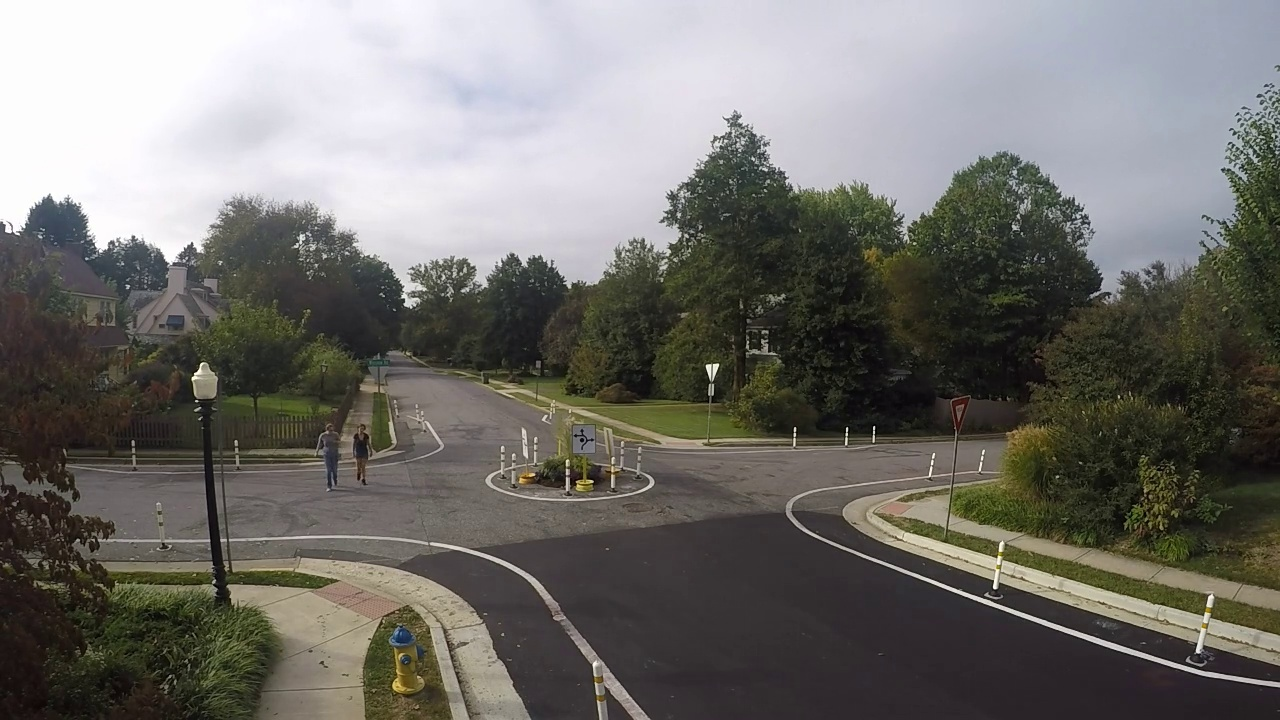
#> input picture data/345/234_1128.jpg, 1280 x 720 px; its folder holds 3 pictures in this run
$ python run.py   (Python 2 division)
#> lines starting #> are read from the running program, lines starting #| are printed output that depends on the picture; after the words box and inside, x2 and y2 are one past the last pixel; in counts of white or black regions, pixels touching at a corner belong together
### labelClass.py

import cv2

class Label:


	def __init__(self, img, pos, str):
		## x,y
		self.img = img
		self.str = str

		self.scale = 1
		self.thickness = 2
		self.color = (0,0,255)
		self.margin = 5
		self.font = cv2.FONT_HERSHEY_SIMPLEX

		### [[w,h],baseline]
		self.size = self.get_size()
		self.pos = [pos[0], pos[1] + self.size[0][1] + self.margin]

	def draw(self):
		cv2.putText(self.img,self.str,(self.pos[0],self.pos[1]), self.font, self.scale ,self.color,self.thickness)


	def change_str(self,str):
		self.str = str
		draw()

	def get_size(self):

		return cv2.getTextSize(self.str, self.font, self.scale, self.thickness);

	# [5 lines left out: function get_range, not called in this run]

### run.py
import os
import sys
import cv2
import numpy as np
from matplotlib import pyplot as plt

from labelClass import Label

def ssd():
	result_list = []
	return result_list

def open_data(file_name):

#> called with file_name = '345'
	image_List = []
	path = 'data/' + file_name

	if os.path.isdir(path):
		files= os.listdir(path)

		for f in files:
			## file_name,file_data
			image_List.append([f, cv2.imread(path + '/' + f)])

	elif os.path.isfile(path):
		## splite video to image

		return 0
	else:
		assert("path is neith a file or a dir\n")

	return image_List


def update(image,label_list):

	name = image[0]
	image = image[1]

	#label_list = []

	image_name_label = Label(image,[0,0],name)
	image_name_label.draw()

	label_list.append(image_name_label)


	## show image
	#newX,newY = int(image.shape[1]*image_scale), int(image.shape[0]*image_scale)
	#cv2.resize(image,(newX,newY))

	cv2.imshow(windows_name,image)
	#cv2.resizeWindow(windows_name, newX, newY);

	# plt.imshow(image[1])
	# plt.xticks([]), plt.yticks([])
	# plt.show()

	return image


def image_flow(image_List,label_dic,now_frame):

	img = image_List[now_frame]

	# if not label_dic.has_key(img[0]):
	# 	label_dic.fromkeys(img[0],[])

	label_dic.setdefault(img[0],[])
	print(label_dic.keys)
	update(img,label_dic.get(img[0]))


def mouseCallBack(event,x,y,flags,param):

	if event == cv2.EVENT_LBUTTONDOWN:
		print(x,y)

#########################################
video_name = '345'
frame_step = 1
frame = 0
windows_name = 'boxxs'
image_scale = 0.5
### raw image data, never change in array
image_List = open_data(video_name)
#> image_List = 3 items

## all the label, change with the update
label_dic = {}


### set windows
## can adjust the size of the window
cv2.namedWindow(windows_name,cv2.WINDOW_NORMAL)

### mouth event
cv2.setMouseCallback(windows_name,mouseCallBack)

## show first image
image_flow(image_List,label_dic, 0)
#> in image_flow, `img = image_List[now_frame]`: img = 2 items
#> (printed output is left out)
#> in update, `name = image[0]`: name = '234_1128.jpg'
#> in update, image is the input picture: shape (720, 1280, 3); mean B, G, R 108.8, 113.2, 114.8
#> in draw, `cv2.putText(self.img,self.str,(self.pos[0],self.pos[1]), self.font, se..`:
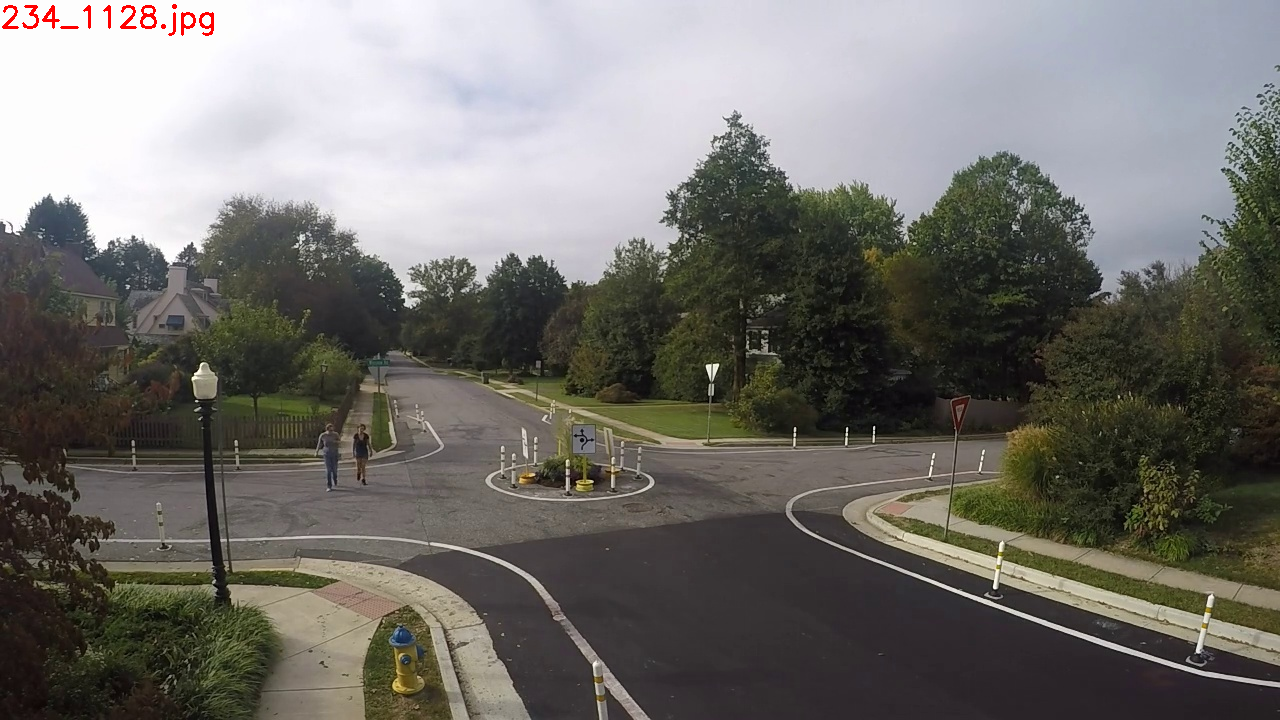
#> self.img: shape (720, 1280, 3); 0.17% of pixels changed, all inside (x1, y1, x2, y2) = (2, 4, 214, 36)


### keyboad event
while(1):
    k = chr(cv2.waitKey())
#> (key Esc is pressed here)

    if k == 'a':
    	frame += -frame_step
    	image_flow(image_List,label_dic,frame)

    elif k == 'd':
    	frame += frame_step
        image_flow(image_List,label_dic,frame)

    elif k == 'm':
        break

    elif k == 'l':
    	## hide all the label
        break
cv2.destroyAllWindows()
